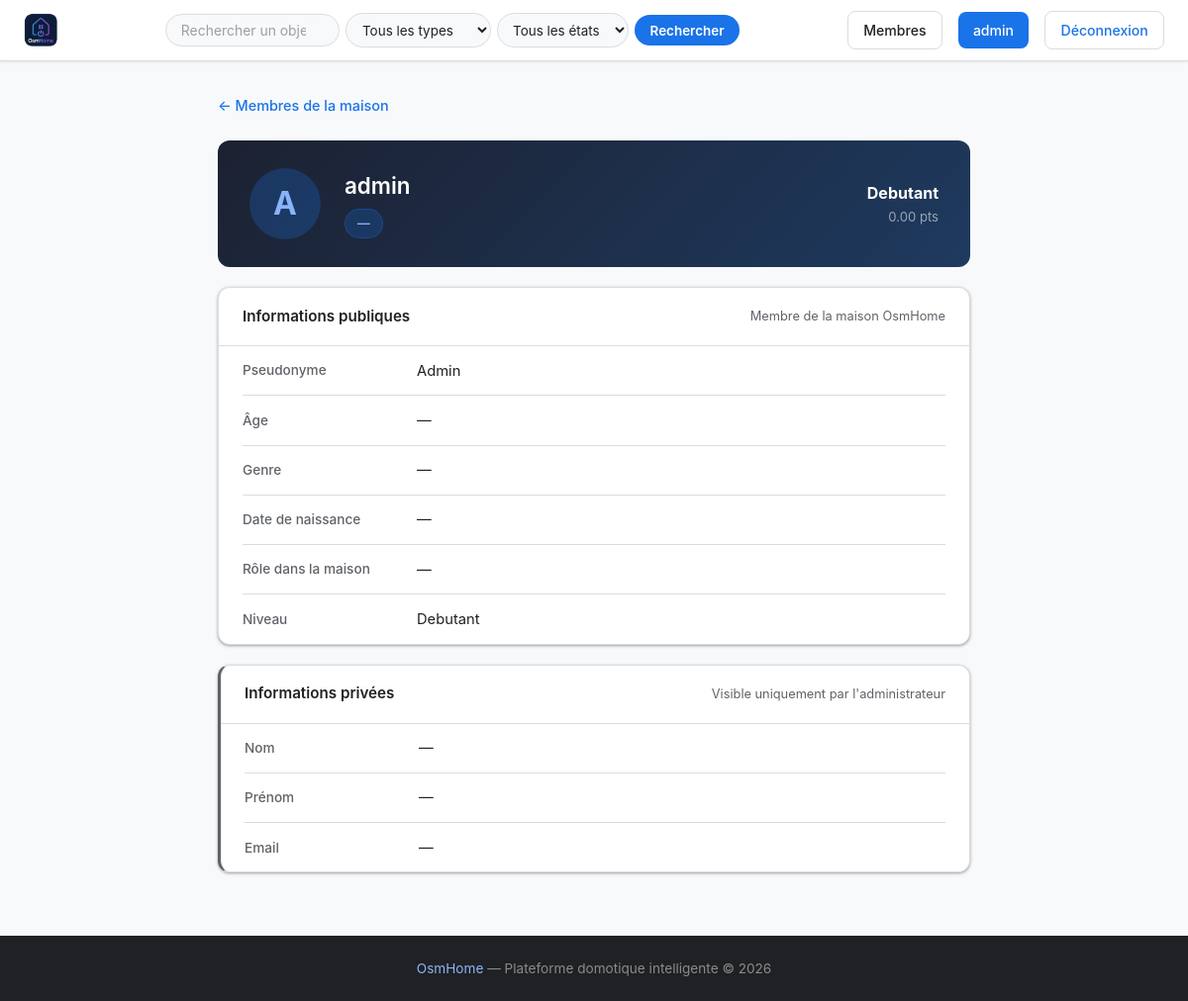
The page /profil/admin (signed in) on the database as committed earlier.
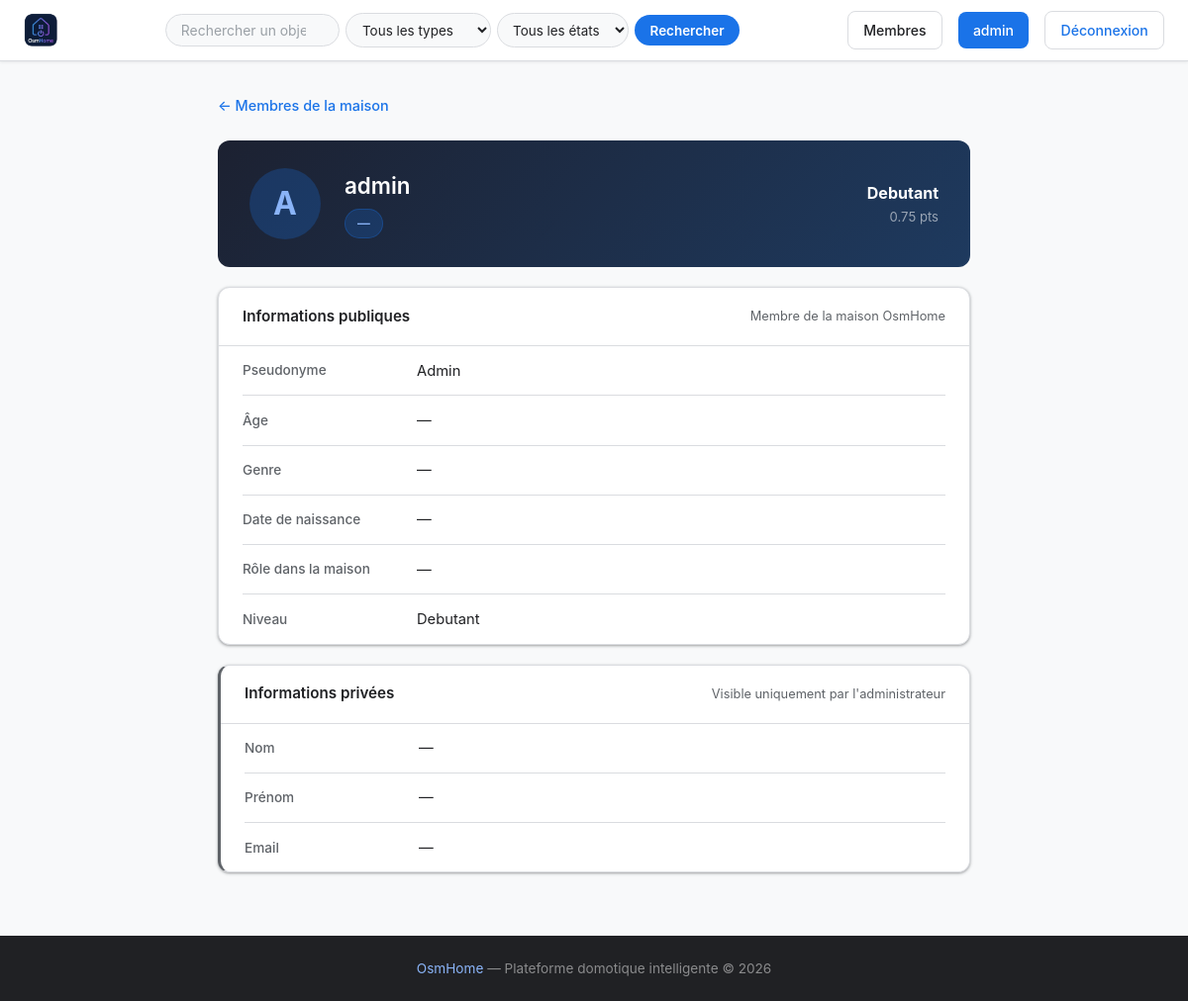
The same page on the database as committed later.
### tables this page shows
CREATE TABLE users (
            id INTEGER PRIMARY KEY AUTOINCREMENT,
            username TEXT UNIQUE NOT NULL,
            password TEXT NOT NULL,
            nom TEXT,
            prenom TEXT,
            age INTEGER,
            genre TEXT,
            date_naissance TEXT,
            type_membre TEXT,
            photo TEXT,
            niveau TEXT DEFAULT 'debutant',
            points REAL DEFAULT 0,
            email TEXT,
            email_verifie INTEGER DEFAULT 0,
            role TEXT DEFAULT 'simple'
        );

### main.py (the view)
@app.route('/profil/<username>')
def profil_public(username):
    if 'username' not in flask.session:
        return flask.redirect('/login')
    membre = utils.getUser(username)
    if not membre:
        flask.abort(404)
    viewer = flask.session.get('username')
    is_owner = (viewer == username)
    is_admin = utils.getUser(viewer)['role'] == 'admin' if viewer else False
    return flask.render_template(
        'public_profile.html',
        user=viewer,
        membre=membre,
        is_owner=is_owner,
        is_admin=is_admin
    )

### main.py (called while the page is built)
@app.context_processor
def inject_types():
    try:
        return {'types': utils.getTypes()}
    except:
        return {'types': []}

### utils.py (called while the page is built)
def openDB() -> sqlite3.Connection:
    if 'db' not in flask.g:
        flask.g.db = sqlite3.connect(BASE)
        flask.g.db.row_factory = sqlite3.Row
    return flask.g.db

def closeDB(_ = None):
    db = flask.g.pop("db", None)
    if db is not None:
        db.close()

def getUser(username: str):
    db = openDB()
    return db.execute(
        'SELECT * FROM users WHERE username = ?',
        (username,)
    ).fetchone()

def getTypes() -> list:
    db = openDB()
    rows = db.execute('SELECT DISTINCT type FROM objets_connectes ORDER BY type').fetchall()
    return [row['type'] for row in rows]

### templates/public_profile.html (shortened to what this page needs)
{% extends 'base.html' %}
{% block content %}
<div class="profile-page">
    <div class="profile-back">
        <a href="/membres">← Membres de la maison</a>
    </div>
    <div class="profile-layout-main">
        <div class="profile-id-card">
            <div class="profile-avatar-lg">{{ membre['username'][0] | upper }}</div>
            <div class="profile-id-info">
                <h2 class="profile-username">{{ membre['username'] }}</h2>
                <span class="profile-role-badge">{{ membre['type_membre'] or '—' }}</span>
            </div>
            <div class="profile-level-badge">
                <span class="level-label">{{ membre['niveau'] | capitalize }}</span>
                <span class="level-pts">{{ "%.2f"|format(membre['points'] or 0) }} pts</span>
            </div>
        </div>
        <div class="profile-section">
            <div class="profile-section-header">
                <h3>Informations publiques</h3>
                <span class="profile-section-hint">Membre de la maison OsmHome</span>
            </div>
            <div class="profile-fields profile-fields--readonly">
                <div class="profile-field">
                    <span class="profile-field-label">Pseudonyme</span>
                    <span class="profile-field-value">{{ membre['username'] }}</span>
                </div>
                <div class="profile-field">
                    <span class="profile-field-label">Âge</span>
                    <span class="profile-field-value">{{ membre['age'] or '—' }}</span>
                </div>
                <div class="profile-field">
                    <span class="profile-field-label">Genre</span>
                    <span class="profile-field-value">{{ membre['genre'] or '—' }}</span>
                </div>
                <div class="profile-field">
                    <span class="profile-field-label">Date de naissance</span>
                    <span class="profile-field-value">{{ membre['date_naissance'] or '—' }}</span>
                </div>
                <div class="profile-field">
                    <span class="profile-field-label">Rôle dans la maison</span>
                    <span class="profile-field-value">{{ membre['type_membre'] or '—' }}</span>
                </div>
                <div class="profile-field">
                    <span class="profile-field-label">Niveau</span>
                    <span class="profile-field-value">{{ membre['niveau'] | capitalize }}</span>
                </div>
            </div>
        </div>
        {% if is_admin %}
        <div class="profile-section profile-section--private">
            <div class="profile-section-header">
                <h3>Informations privées</h3>
                <span class="profile-section-hint">Visible uniquement par l'administrateur</span>
            </div>
            <div class="profile-fields profile-fields--readonly">
                <div class="profile-field">
                    <span class="profile-field-label">Nom</span>
                    <span class="profile-field-value">{{ membre['nom'] or '—' }}</span>
                </div>
                <div class="profile-field">
                    <span class="profile-field-label">Prénom</span>
                    <span class="profile-field-value">{{ membre['prenom'] or '—' }}</span>
                </div>
                <div class="profile-field">
                    <span class="profile-field-label">Email</span>
                    <span class="profile-field-value">{{ membre['email'] or '—' }}</span>
                </div>
            </div>
        </div>
        {% endif %}
    </div>
</div>
{% endblock %}

Rows that differ between the two databases and show on the page:
changed users "admin": points "0.00" → "0.75"
